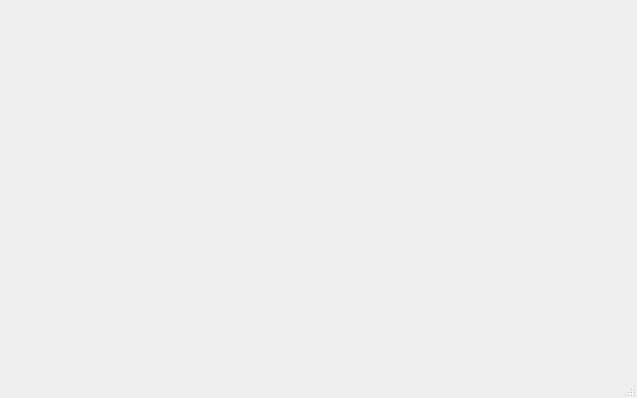
<?xml version="1.0" encoding="UTF-8"?>
<ui version="4.0">
 <class>MainWindow</class>
 <widget class="QMainWindow" name="MainWindow">
  <property name="geometry">
   <rect>
    <x>0</x>
    <y>0</y>
    <width>637</width>
    <height>398</height>
   </rect>
  </property>
  <property name="windowTitle">
   <string>MainWindow</string>
  </property>
  <property name="autoFillBackground">
   <bool>false</bool>
  </property>
  <widget class="QWidget" name="centralWidget">
   <widget class="QLabel" name="timeLabel">
    <property name="geometry">
     <rect>
      <x>1000</x>
      <y>100</y>
      <width>200</width>
      <height>80</height>
     </rect>
    </property>
    <property name="font">
     <font>
      <family>URW Palladio L</family>
      <pointsize>48</pointsize>
      <italic>true</italic>
     </font>
    </property>
    <property name="styleSheet">
     <string notr="true">color: rgb(238, 238, 236);</string>
    </property>
    <property name="text">
     <string>&lt;html&gt;&lt;head/&gt;&lt;body&gt;&lt;p&gt;&lt;span style=&quot; font-size:48pt;&quot;&gt;Time&lt;/span&gt;&lt;/p&gt;&lt;/body&gt;&lt;/html&gt;</string>
    </property>
   </widget>
   <widget class="QLabel" name="dateLabel">
    <property name="geometry">
     <rect>
      <x>925</x>
      <y>190</y>
      <width>400</width>
      <height>80</height>
     </rect>
    </property>
    <property name="font">
     <font>
      <family>URW Palladio L</family>
      <pointsize>48</pointsize>
      <italic>true</italic>
     </font>
    </property>
    <property name="styleSheet">
     <string notr="true">color: rgb(238, 238, 236);</string>
    </property>
    <property name="text">
     <string>&lt;html&gt;&lt;head/&gt;&lt;body&gt;&lt;p&gt;&lt;span style=&quot; font-size:48pt;&quot;&gt;Date&lt;/span&gt;&lt;/p&gt;&lt;/body&gt;&lt;/html&gt;</string>
    </property>
   </widget>
   <widget class="QLabel" name="tempLabel">
    <property name="geometry">
     <rect>
      <x>100</x>
      <y>100</y>
      <width>200</width>
      <height>80</height>
     </rect>
    </property>
    <property name="font">
     <font>
      <family>URW Palladio L</family>
      <pointsize>48</pointsize>
      <italic>true</italic>
     </font>
    </property>
    <property name="styleSheet">
     <string notr="true">color: rgb(238, 238, 236);</string>
    </property>
    <property name="text">
     <string>&lt;html&gt;&lt;head/&gt;&lt;body&gt;&lt;p&gt;&lt;span style=&quot; font-size:48pt;&quot;&gt;Temp&lt;/span&gt;&lt;/p&gt;&lt;/body&gt;&lt;/html&gt;</string>
    </property>
   </widget>
  </widget>
  <widget class="QStatusBar" name="statusBar"/>
 </widget>
 <layoutdefault spacing="6" margin="11"/>
 <resources/>
 <connections/>
</ui>
